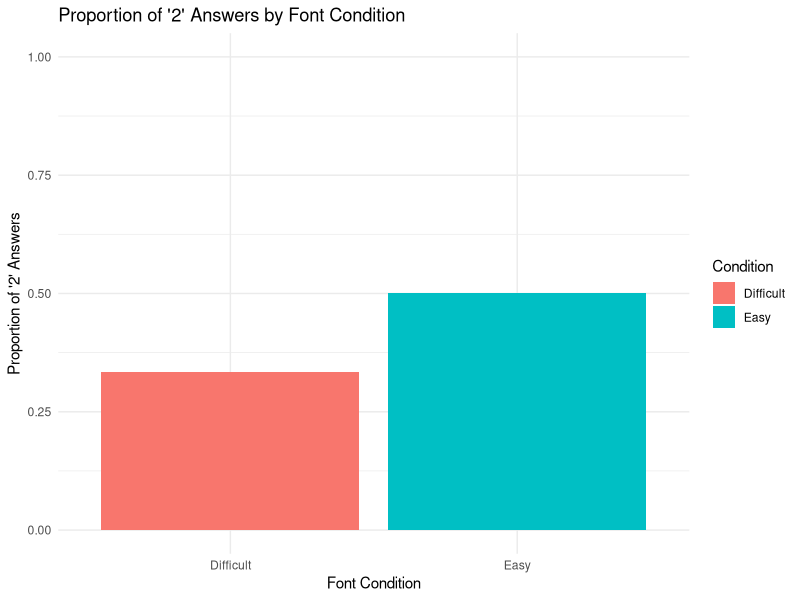

The R script that drew this image:
## ---- chunk 1
# loading libraries
library(dplyr)

# reading data
data <- read.csv("PilotA.csv")

# preparing data
difficult_data <- subset(data, Condition == "Brush")
easy_data <- subset(data, Condition == "Arial")

# z-test for proportion of "2" answers
prop_difficult_2 <- mean(difficult_data$Distorted == "2")
prop_easy_2 <- mean(easy_data$Distorted == "2")

#combined standard error
n_difficult <- nrow(difficult_data)
n_easy <- nrow(easy_data)
p_combined <- (sum(difficult_data$Distorted == "2") + sum(easy_data$Distorted == "2")) / (n_difficult + n_easy)
se_combined <- sqrt(p_combined * (1 - p_combined) * (1/n_difficult + 1/n_easy))

#z-test
z_score <- (prop_difficult_2 - prop_easy_2) / se_combined
p_value <- 2 * (1 - pnorm(abs(z_score)))

cat("Z-score for comparison of '2' answers:", z_score, "\nP-value:", p_value, "\n")

# meta-analysis using rosenthal's methods
z_values <- c(3.26, 2.89, 2.5, 2.45)
combined_z <- sqrt(sum(z_values^2))
combined_p_value <- 2 * (1 - pnorm(combined_z))

cat("Combined Z-score using Rosenthal's method:", combined_z, "\nCombined P-value:", combined_p_value, "\n")

## ---- chunk 2

# making the plots

library(ggplot2)

proportions <- data.frame(
  Condition = c("Difficult", "Easy"),
  Proportion = c(prop_difficult_2, prop_easy_2)
)

ggplot(proportions, aes(x = Condition, y = Proportion, fill = Condition)) +
  geom_bar(stat = "identity", position = "dodge") +
  ylim(0, 1) +
  labs(title = "Proportion of '2' Answers by Font Condition",
       x = "Font Condition",
       y = "Proportion of '2' Answers") +
  theme_minimal()

## ---- chunk 3
knitr::opts_chunk$set(echo = TRUE)
## ---- chunk 4
### Data Preparation

#### Load Relevant Libraries and Functions

#### Import data

#### Data exclusion / filtering

#### Prepare data for analysis - create columns etc.
